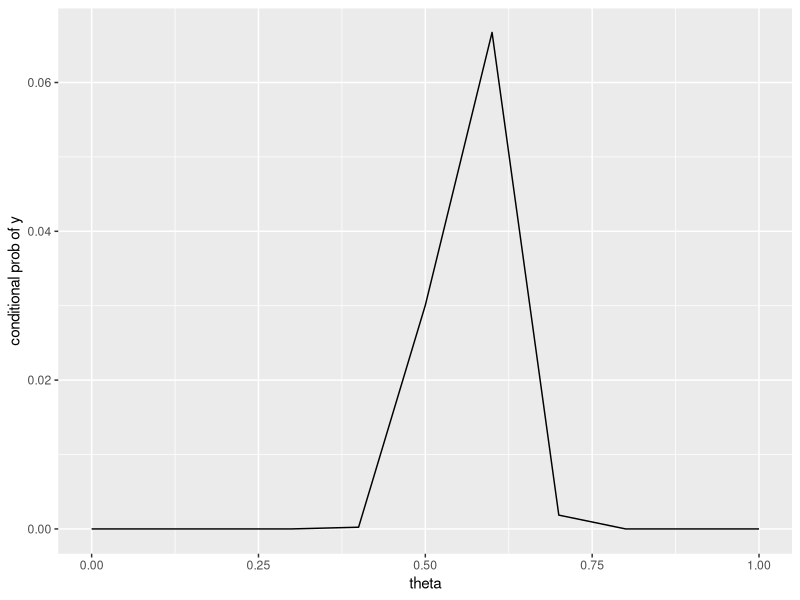
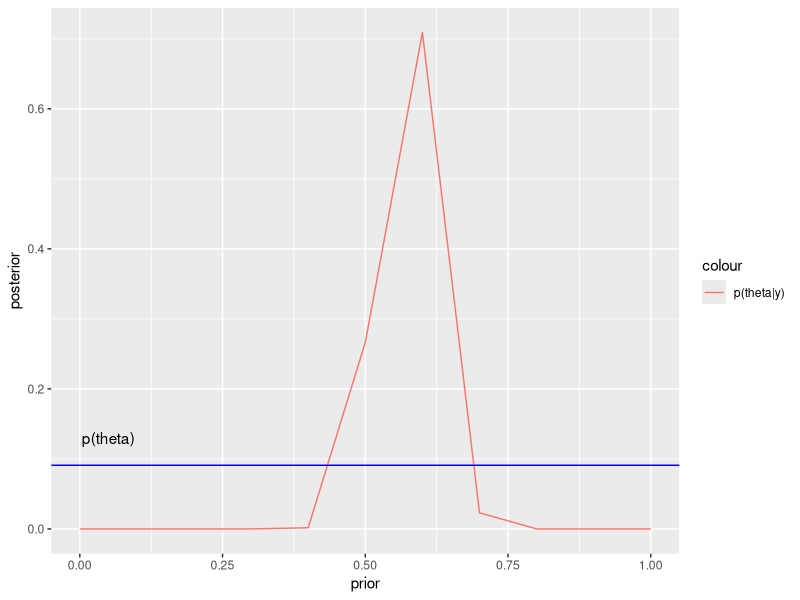
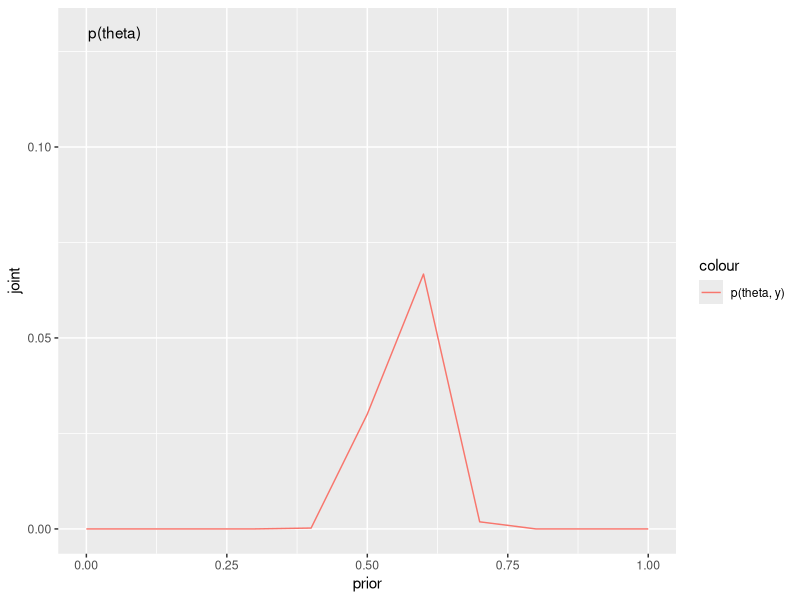
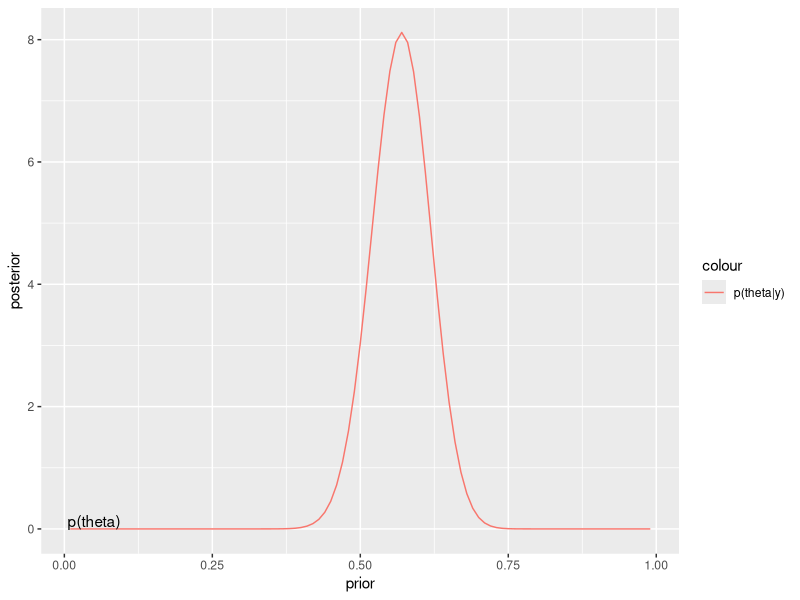

Recreate these plots in R, in order.
## ---- chunk 1
knitr::opts_chunk$set(echo = TRUE)

library(knitr)
library(dplyr)
library(ggplot2)

## ---- chunk 2
y = 57
n = 100
theta.1 = seq(0.0, 1.0, by = 0.1)
py.theta.1 = dbinom(y,n, theta.1)
table1 = matrix(c(theta.1, py.theta.1), 11, 2)
colnames(table1) = c('prior', 'y conditional on theta')
kable(table1)

df1 = as.data.frame(table1)

ggplot(df1, aes(x= theta.1, y= py.theta.1)) + geom_line() + labs(x = "theta", y= "conditional prob of y")
## ---- chunk 3
ptheta.1 = rep(1/length(theta.1), length(theta.1))
joint_y_theta = theta.1 * py.theta.1
poster2 = joint_y_theta / sum(joint_y_theta)
table2 = matrix(c(theta.1, poster2), 11, 2)
colnames(table2) = c('prior', 'posterior')
kable(table2)

df2 = as.data.frame(table2)

ggplot(df2, aes(x= prior, y= posterior)) + geom_line(aes(col = "p(theta|y)")) +geom_hline(yintercept = 1/length(theta.1), col = "blue") + labs(x = "prior", y= "posterior") + annotate("text", 0.05, 0.13, label = "p(theta)")
## ---- chunk 4
theta.2 = seq(0.01, 0.99, by = 0.01)
ptheta.2 = dbeta(theta.2, 1,1)
joint_y_theta2 =  ptheta.2 * py.theta.1
table3 = matrix(c(theta.1, joint_y_theta2), 11, 2)
colnames(table3) = c('prior', 'joint')
kable(table3)

df3 = as.data.frame(table3)

ggplot(df3, aes(x= prior, y= joint)) + geom_line(aes(col = "p(theta, y)")) +  labs(x = "prior", y= "joint") + annotate("text", 0.05, 0.13, label = "p(theta)")
## ---- chunk 5
atheta.y.2 = 1 + y
btheta.y.2 = 1 + n - y
theta.2 = seq(0.01, 0.99, by = 0.01)
ptheta.2 = dbeta(theta.2, 1,1)
ptheta.y.2 = dbeta(theta.2, atheta.y.2, btheta.y.2)
table4 = matrix(c(theta.2, ptheta.y.2), 99, 2)
colnames(table4) = c('prior', 'posterior')
kable(table4)

df4 = as.data.frame(table4)

ggplot(df4, aes(x= prior, y= posterior)) + geom_line(aes(col = "p(theta|y)")) +  labs(x = "prior", y= "posterior") + annotate("text", 0.05, 0.13, label = "p(theta)")
